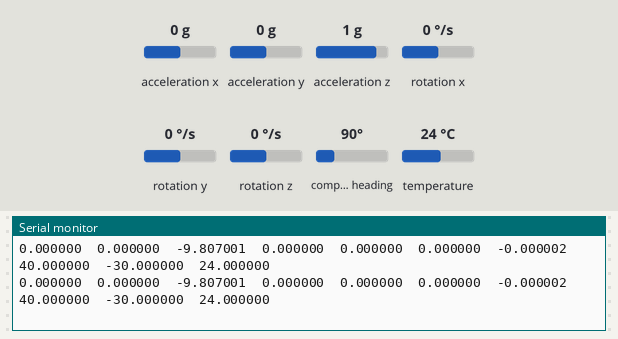
A sketch run on a simulated Arduino Uno, built with avr-gcc and run on an emulated ATmega328P. Shown: the last lines printed to the serial monitor. Inputs (shaded band) come from the test bench; at power-on: acceleration z 1 g, acceleration y 0 g, rotation x 0 °/s, acceleration x 0 g, rotation y 0 °/s, rotation z 0 °/s, compass heading 90°, temperature 24 °C.

Above: at 2.7 s.
2.8 s: acceleration z set to 0.2 g
At 3.8 s:
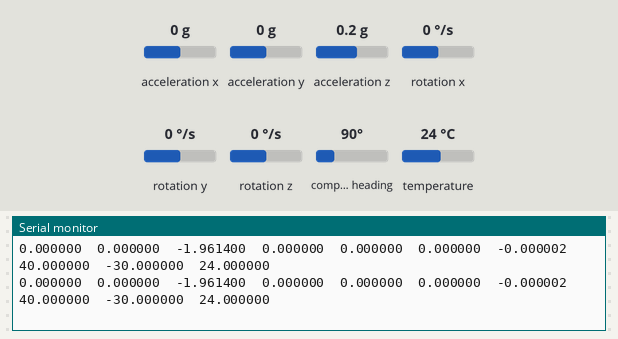
5.8 s: acceleration z set to -0.1 g
At 6.9 s:
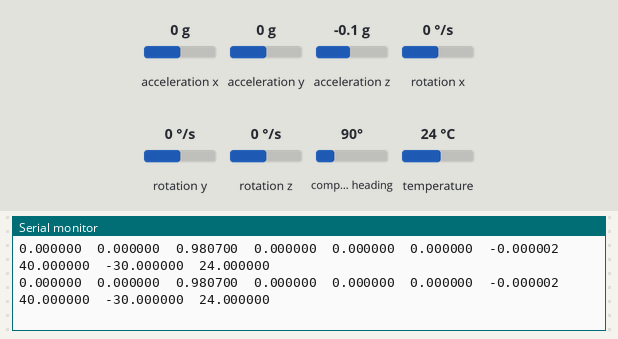
7.3 s: acceleration y set to -0.2 g
At 8.1 s:
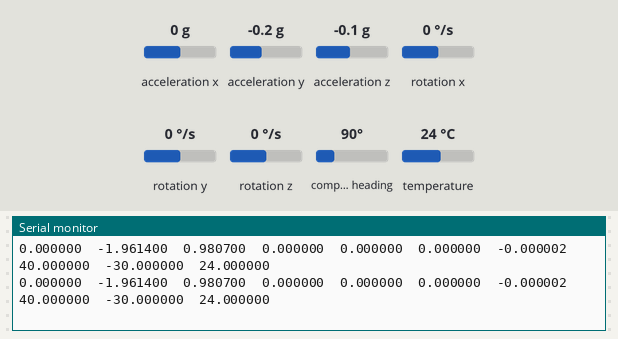
10.3 s: acceleration z set to -1.4 g
At 11.4 s:
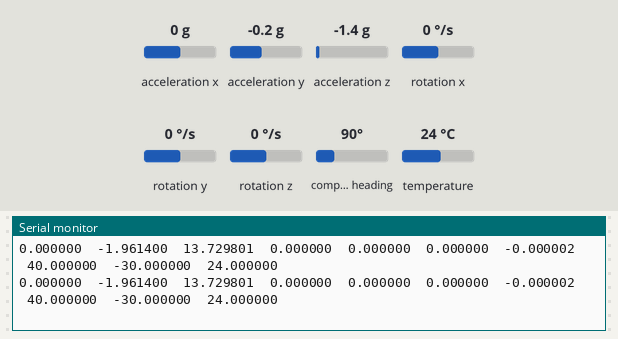
13.3 s: rotation x set to -2 °/s
At 14.3 s:
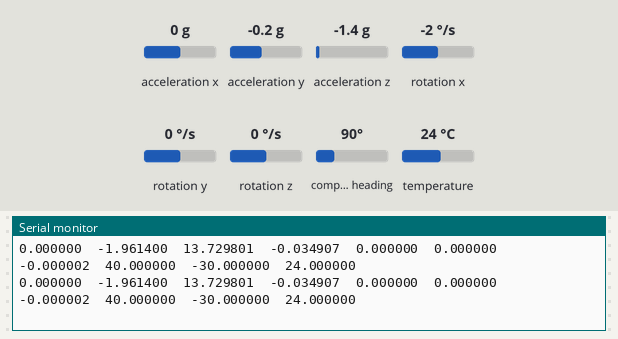
Timing chart, 0 to 16.3 s (numbered marks = the images above; inputs shaded):
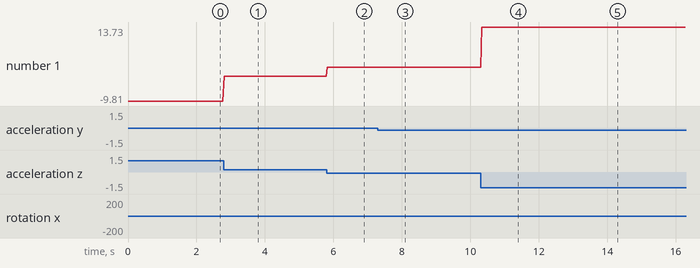

Measured:
- after the input at 2.8 s, the serial monitor: prints a new line at once (image 1)
- after the input at 5.8 s, the serial monitor: prints a new line at once (image 2)
- after the input at 7.3 s, the serial monitor: prints a new line at once (image 3)
- after the input at 10.3 s, the serial monitor: prints a new line at once (image 4)
- after the input at 13.3 s, the serial monitor: prints a new line at once (image 5)
- plotted number 1: -9.81 → -1.96 after the input at 2.8 s, -1.96 → 0.98 after the input at 5.8 s, 0.98 → 13.73 after the input at 10.3 s

The sketch:

Advanced_I2C_IMU.ino
```cpp
// (licence header left out)
#include "MPU9250.h"

// an MPU9250 object with the MPU-9250 sensor on I2C bus 0 with address 0x68
MPU9250 IMU(Wire,0x68);
int status;

void setup() {
  // serial to display data
  Serial.begin(115200);
  while(!Serial) {}

  // start communication with IMU
  status = IMU.begin();
  if (status < 0) {
    Serial.println("IMU initialization unsuccessful");
    Serial.println("Check IMU wiring or try cycling power");
    Serial.print("Status: ");
    Serial.println(status);
    while(1) {}
  }
  // setting the accelerometer full scale range to +/-8G
  IMU.setAccelRange(MPU9250::ACCEL_RANGE_8G);
  // setting the gyroscope full scale range to +/-500 deg/s
  IMU.setGyroRange(MPU9250::GYRO_RANGE_500DPS);
  // setting DLPF bandwidth to 20 Hz
  IMU.setDlpfBandwidth(MPU9250::DLPF_BANDWIDTH_20HZ);
  // setting SRD to 19 for a 50 Hz update rate
  IMU.setSrd(19);
}

void loop() {
  // read the sensor
  IMU.readSensor();

  // display the data
  Serial.print(IMU.getAccelX_mss(),6);
  Serial.print("\t");
  Serial.print(IMU.getAccelY_mss(),6);
  Serial.print("\t");
  Serial.print(IMU.getAccelZ_mss(),6);
  Serial.print("\t");
  Serial.print(IMU.getGyroX_rads(),6);
  Serial.print("\t");
  Serial.print(IMU.getGyroY_rads(),6);
  Serial.print("\t");
  Serial.print(IMU.getGyroZ_rads(),6);
  Serial.print("\t");
  Serial.print(IMU.getMagX_uT(),6);
  Serial.print("\t");
  Serial.print(IMU.getMagY_uT(),6);
  Serial.print("\t");
  Serial.print(IMU.getMagZ_uT(),6);
  Serial.print("\t");
  Serial.println(IMU.getTemperature_C(),6);
  delay(20);
}
```
